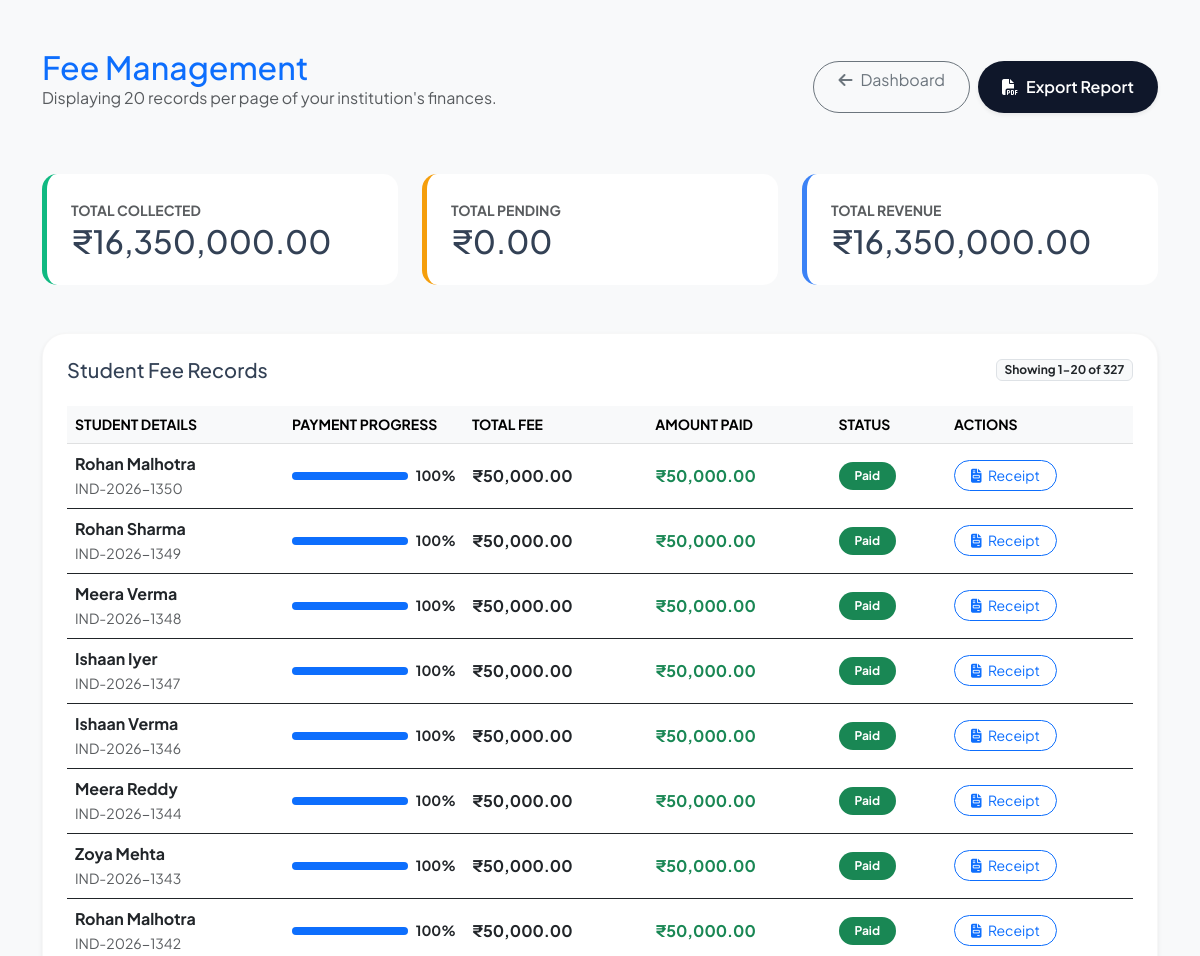
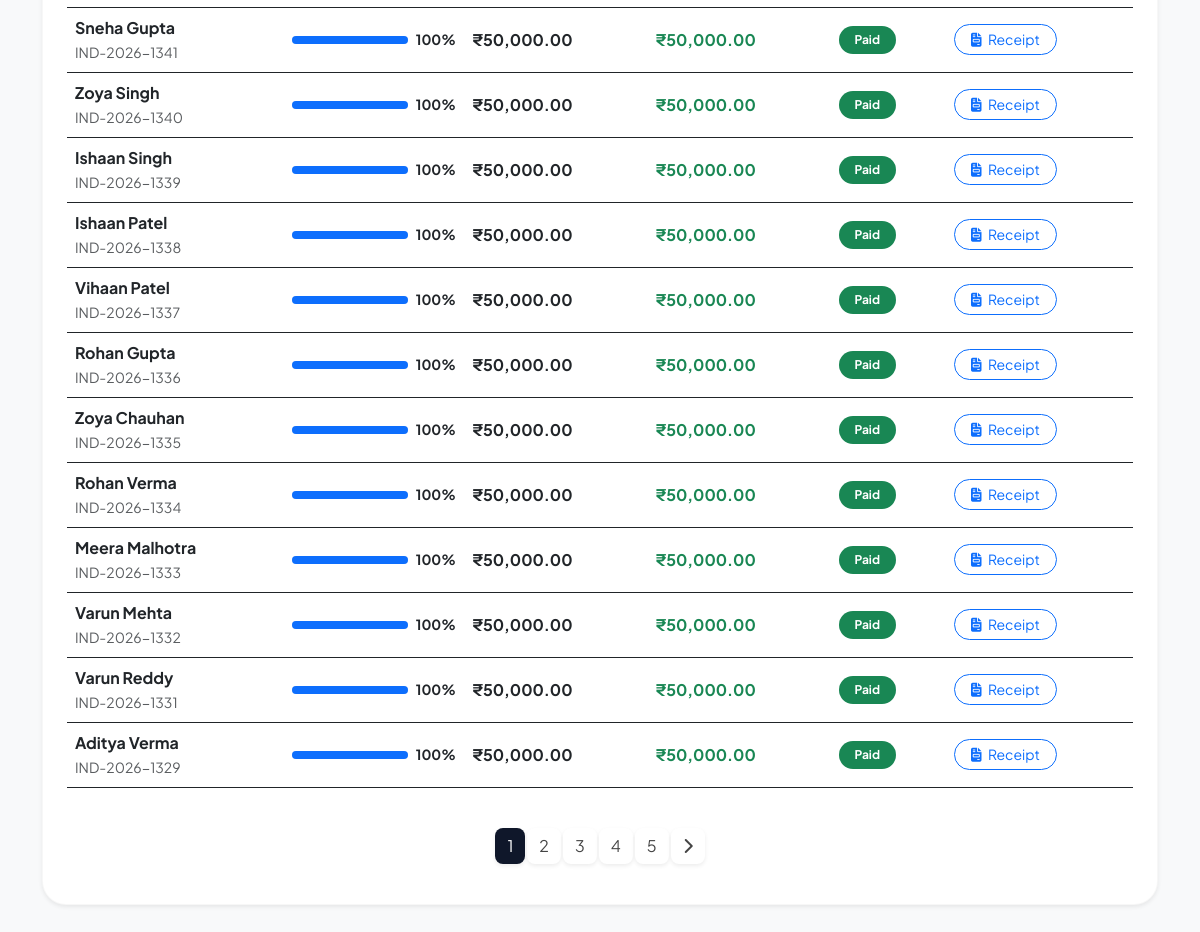
Page /views/fees_admin.php on the committed database (2 pictures, top to bottom).
### tables this page shows
CREATE TABLE `fees` (
  `id` int(11) NOT NULL,
  `user_id` int(11) DEFAULT NULL,
  `total_amount` decimal(10,2) DEFAULT NULL,
  `paid_amount` decimal(10,2) DEFAULT NULL,
  `due_date` date DEFAULT NULL,
  `status` enum('Paid','Pending','Overdue') DEFAULT 'Pending'
);

CREATE TABLE `users` (
  `id` int(11) NOT NULL,
  `full_name` varchar(100) NOT NULL,
  `email` varchar(100) NOT NULL,
  `password` varchar(255) NOT NULL,
  `role` enum('admin','student','faculty') DEFAULT 'student',
  `created_at` timestamp NOT NULL DEFAULT current_timestamp()
);

CREATE TABLE `student_details` (
  `id` int(11) NOT NULL,
  `user_id` int(11) DEFAULT NULL,
  `roll_number` varchar(20) DEFAULT NULL,
  `course` varchar(50) DEFAULT NULL,
  `phone` varchar(15) DEFAULT NULL,
  `address` text DEFAULT NULL,
  `photo` varchar(255) DEFAULT 'default_user.png'
);

### views/fees_admin.php (the view, shortened to what this page needs)
<?php
require_once('../includes/db_connect.php');
$admin_id = $_GET['user_id'] ?? 0;
$limit = 20;
$page = isset($_GET['page']) ? (int)$_GET['page'] : 1;
$start = ($page - 1) * $limit;
$total_res = mysqli_query($conn, "SELECT COUNT(id) AS id FROM fees");
$total_data = mysqli_fetch_assoc($total_res);
$total_records = $total_data['id'];
$total_pages = ceil($total_records / $limit);
$stats_query = mysqli_query($conn, "SELECT
    SUM(total_amount) as total_expected,
    SUM(paid_amount) as total_collected
    FROM fees");
$stats = mysqli_fetch_assoc($stats_query);
$total_pending = $stats['total_expected'] - $stats['total_collected'];
$query = "SELECT u.id as user_id, u.full_name, s.roll_number, f.total_amount, f.paid_amount, f.status
          FROM fees f
          JOIN users u ON f.user_id = u.id
          JOIN student_details s ON u.id = s.user_id
          ORDER BY f.id DESC
          LIMIT $start, $limit";
$result = mysqli_query($conn, $query);
?>
<!DOCTYPE html>
<html lang="en">
<head>
    <link href="https://cdn.jsdelivr.net/npm/bootstrap@5.3.0/dist/css/bootstrap.min.css" rel="stylesheet">
    <link rel="stylesheet" href="https://cdnjs.cloudflare.com/ajax/libs/font-awesome/6.4.0/css/all.min.css">
    <link rel="stylesheet" href="../assets/css/style.css">
</head>
<body class="bg-light">
<div class="container py-5">
    <div class="d-flex justify-content-between align-items-center mb-5 no-print">
        <div>
            <h2 class="fw-800 mb-0 text-primary">Fee Management</h2>
            <p class="text-muted">Displaying 20 records per page of your institution's finances.</p>
        </div>
        <div class="d-flex gap-2">
            <a href="admin_dashboard.php?user_id=<?php echo $admin_id; ?>" class="btn btn-outline-secondary rounded-pill px-4">
                <i class="fas fa-arrow-left me-2"></i>Dashboard
            </a>
            <button class="btn btn-pro shadow-sm rounded-pill px-4" onclick="window.print()">
                <i class="fas fa-file-pdf me-2"></i>Export Report
            </button>
        </div>
    </div>
    <div class="row g-4 mb-5 no-print">
        <div class="col-md-4">
            <div class="pro-card p-4 bg-white finance-card" style="border-left-color: #10b981;">
                <small class="text-uppercase fw-bold text-muted">Total Collected</small>
                <h2 class="fw-800 mb-0">₹<?php echo number_format($stats['total_collected'], 2); ?></h2>
            </div>
        </div>
        <div class="col-md-4">
            <div class="pro-card p-4 bg-white finance-card" style="border-left-color: #f59e0b;">
                <small class="text-uppercase fw-bold text-muted">Total Pending</small>
                <h2 class="fw-800 mb-0">₹<?php echo number_format($total_pending, 2); ?></h2>
            </div>
        </div>
        <div class="col-md-4">
            <div class="pro-card p-4 bg-white finance-card" style="border-left-color: #3b82f6;">
                <small class="text-uppercase fw-bold text-muted">Total Revenue</small>
                <h2 class="fw-800 mb-0">₹<?php echo number_format($stats['total_expected'], 2); ?></h2>
            </div>
        </div>
    </div>
    <div class="pro-card bg-white p-4 shadow-sm">
        <div class="d-flex justify-content-between align-items-center mb-4">
            <h5 class="fw-800 mb-0">Student Fee Records</h5>
            <span class="badge bg-light text-dark border">Showing <?php echo $start+1; ?>-<?php echo min($start+$limit, $total_records); ?> of <?php echo $total_records; ?></span>
        </div>
        <div class="table-responsive">
            <table class="table table-hover table-v-align border-0">
                <thead class="table-light">
                    <tr class="text-muted small text-uppercase">
                        <th>Student Details</th>
                        <th>Payment Progress</th>
                        <th>Total Fee</th>
                        <th>Amount Paid</th>
                        <th>Status</th>
                        <th class="no-print">Actions</th>
                    </tr>
                </thead>
                <tbody>
                    <?php while($row = mysqli_fetch_assoc($result)):
                        $percentage = ($row['total_amount'] > 0) ? ($row['paid_amount'] / $row['total_amount']) * 100 : 0;
                    ?>
                    <tr>
                        <td>
                            <div class="fw-bold"><?php echo $row['full_name']; ?></div>
                            <small class="text-muted"><?php echo $row['roll_number']; ?></small>
                        </td>
                        <td style="width: 180px;">
                            <div class="d-flex align-items-center">
                                <div class="progress w-100 me-2">
                                    <div class="progress-bar bg-primary" style="width: <?php echo $percentage; ?>%"></div>
                                </div>
                                <small class="fw-bold"><?php echo round($percentage); ?>%</small>
                            </div>
                        </td>
                        <td class="fw-bold">₹<?php echo number_format($row['total_amount'], 2); ?></td>
                        <td><span class="text-success fw-bold">₹<?php echo number_format($row['paid_amount'], 2); ?></span></td>
                        <td>
                            <?php
                                $status_class = ($row['status'] == 'Paid') ? 'bg-success' : (($row['status'] == 'Pending') ? 'bg-warning text-dark' : 'bg-danger');
                            ?>
                            <span class="badge rounded-pill <?php echo $status_class; ?> px-3 py-2">
                                <?php echo $row['status']; ?>
                            </span>
                        </td>
                        <td class="no-print">
                            <div class="d-flex gap-2">
                                <a href="generate_receipt.php?user_id=<?php echo $row['user_id']; ?>" target="_blank" class="btn btn-sm btn-outline-primary rounded-pill px-3">
                                    <i class="fas fa-file-invoice me-1"></i> Receipt
                                </a>
                            </div>
                        </td>
                    </tr>
                    <?php endwhile; ?>
                </tbody>
            </table>
        </div>
        <nav class="mt-4 no-print">
            <ul class="pagination justify-content-center">
                <?php
                $visible_pages = 5;
                $start_page = max(1, $page - 2);
                $end_page = min($total_pages, $start_page + $visible_pages - 1);
                for($i = $start_page; $i <= $end_page; $i++): ?>
                    <li class="page-item <?php echo ($page == $i) ? 'active' : ''; ?>">
                        <a class="page-link shadow-sm" href="?user_id=<?php echo $admin_id; ?>&page=<?php echo $i; ?>"><?php echo $i; ?></a>
                    </li>
                <?php endfor; ?>
                <?php if($page < $total_pages): ?>
                    <li class="page-item"><a class="page-link shadow-sm" href="?user_id=<?php echo $admin_id; ?>&page=<?php echo $page+1; ?>"><i class="fas fa-chevron-right"></i></a></li>
                <?php endif; ?>
            </ul>
        </nav>
    </div>
</div>
</body>
</html>

### assets/css/style.css (style rules this page uses)
:root { --primary: #0f172a; --accent: #3b82f6; --accent-light: #dbeafe; --text-main: #334155; --glass: rgba(255, 255, 255, 0.8); }
body { font-family: 'Plus Jakarta Sans', sans-serif; color: var(--text-main); overflow-x: hidden; }
.pro-card { border: 1px solid rgba(0,0,0,0.03); border-radius: 24px; background: #ffffff; transition: all 0.4s cubic-bezier(0.175, 0.885, 0.32, 1.275); }
.btn-pro { background: var(--primary); color: white; padding: 14px 32px; border-radius: 12px; font-weight: 600; transition: 0.3s; border: none; }

### views/fees_admin.php (style rules this page uses)
:root { --accent: #3b82f6; }
.finance-card { border: none; border-left: 5px solid var(--accent); border-radius: 15px; }
.progress { height: 8px; border-radius: 10px; background-color: #e9ecef; }
.table-v-align td { vertical-align: middle; }
.page-link { border: none; margin: 0 3px; border-radius: 8px !important; color: #444; }
.page-item.active .page-link { background-color: var(--primary); color: white; }

### rows in the picture
fees: user.full_name "Rohan Malhotra", student_details.roll_number "IND-2026-1350", percentage "100", total_amount "50,000.00", paid_amount "50,000.00", status "Paid"
fees: user.full_name "Rohan Sharma", student_details.roll_number "IND-2026-1349", percentage "100", total_amount "50,000.00", paid_amount "50,000.00", status "Paid"
fees: user.full_name "Meera Verma", student_details.roll_number "IND-2026-1348", percentage "100", total_amount "50,000.00", paid_amount "50,000.00", status "Paid"
fees: user.full_name "Ishaan Iyer", student_details.roll_number "IND-2026-1347", percentage "100", total_amount "50,000.00", paid_amount "50,000.00", status "Paid"
fees: user.full_name "Ishaan Verma", student_details.roll_number "IND-2026-1346", percentage "100", total_amount "50,000.00", paid_amount "50,000.00", status "Paid"
fees: user.full_name "Meera Reddy", student_details.roll_number "IND-2026-1344", percentage "100", total_amount "50,000.00", paid_amount "50,000.00", status "Paid"
fees: user.full_name "Zoya Mehta", student_details.roll_number "IND-2026-1343", percentage "100", total_amount "50,000.00", paid_amount "50,000.00", status "Paid"
fees: user.full_name "Rohan Malhotra", student_details.roll_number "IND-2026-1342", percentage "100", total_amount "50,000.00", paid_amount "50,000.00", status "Paid"
fees: user.full_name "Sneha Gupta", student_details.roll_number "IND-2026-1341", percentage "100", total_amount "50,000.00", paid_amount "50,000.00", status "Paid"
fees: user.full_name "Zoya Singh", student_details.roll_number "IND-2026-1340", percentage "100", total_amount "50,000.00", paid_amount "50,000.00", status "Paid"
fees: user.full_name "Ishaan Singh", student_details.roll_number "IND-2026-1339", percentage "100", total_amount "50,000.00", paid_amount "50,000.00", status "Paid"
fees: user.full_name "Ishaan Patel", student_details.roll_number "IND-2026-1338", percentage "100", total_amount "50,000.00", paid_amount "50,000.00", status "Paid"
fees: user.full_name "Vihaan Patel", student_details.roll_number "IND-2026-1337", percentage "100", total_amount "50,000.00", paid_amount "50,000.00", status "Paid"
fees: user.full_name "Rohan Gupta", student_details.roll_number "IND-2026-1336", percentage "100", total_amount "50,000.00", paid_amount "50,000.00", status "Paid"
fees: user.full_name "Zoya Chauhan", student_details.roll_number "IND-2026-1335", percentage "100", total_amount "50,000.00", paid_amount "50,000.00", status "Paid"
fees: user.full_name "Rohan Verma", student_details.roll_number "IND-2026-1334", percentage "100", total_amount "50,000.00", paid_amount "50,000.00", status "Paid"
fees: user.full_name "Meera Malhotra", student_details.roll_number "IND-2026-1333", percentage "100", total_amount "50,000.00", paid_amount "50,000.00", status "Paid"
fees: user.full_name "Varun Mehta", student_details.roll_number "IND-2026-1332", percentage "100", total_amount "50,000.00", paid_amount "50,000.00", status "Paid"
fees: user.full_name "Varun Reddy", student_details.roll_number "IND-2026-1331", percentage "100", total_amount "50,000.00", paid_amount "50,000.00", status "Paid"
fees: user.full_name "Aditya Verma", student_details.roll_number "IND-2026-1329", percentage "100", total_amount "50,000.00", paid_amount "50,000.00", status "Paid"

### other values in the picture
$stats['total_collected'] "16,350,000.00"
$total_pending "0.00"
$stats['total_expected'] "16,350,000.00"
$start+1 "1"
min($start+$limit, $total_records) "20"
$total_records "327"
